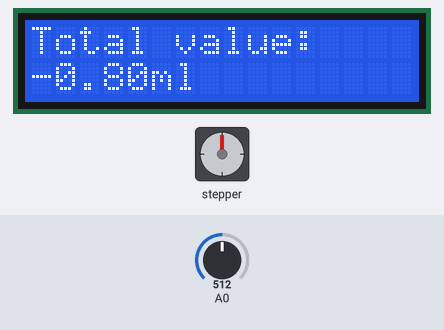
A sketch run on a simulated Arduino Uno, built with avr-gcc and run on an emulated ATmega328P. Parts: stepper motor, 16×2 character LCD. Wiring (inferred from the names in the program): stepper motor driver (200 steps per turn assumed): step pin 3; direction pin 2. The inputs (shaded band) are chosen by the test bench; at power-on: A0 = 512. What the sketch prints to the serial monitor is not drawn.

Above: at 0.9 s.
1.0 s: A0 set to 592
2.8 s: A0 set to 611
At 3.3 s:
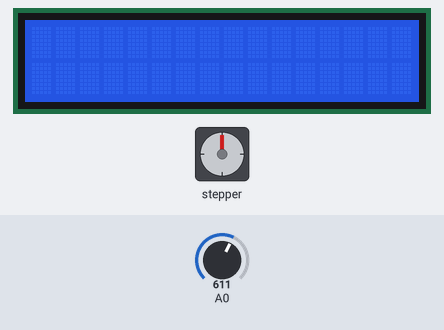
4.3 s: A0 set to 590
At 4.41 s:
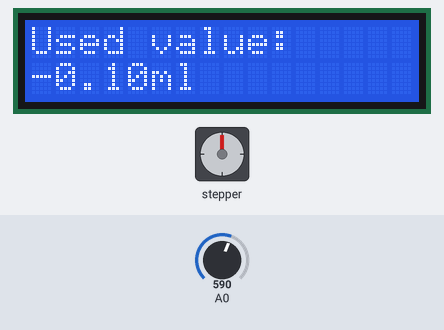
6.1 s: A0 set to 610
At 7.2 s:
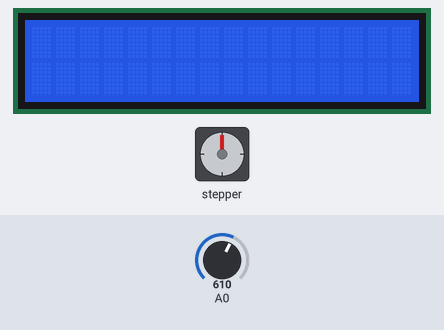
Timing chart, 0 to 8.6 s (numbered marks = the images above; inputs shaded):
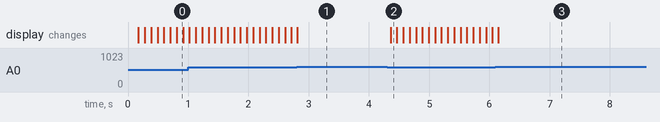

The sketch:

pep.ino
```cpp
/*
 * Injetor de Solda em Pasta
 * Feito por Winícius Benevides Rodrigues
 *
 * Shield LCD Keypad:
 *
 * RS               = 8
 * Enable           = 9
 * D7               = 7
 * D6               = 6
 * D5               = 5
 * D4               = 4
 * botao            = A0
 *
 * Valores analógicos do LCD KEYPAD SHIELD (A0):
 *
 * DIREITA         = 0 - 60
 * CIMA            = 60 - 200
 * BAIXO           = 200 - 400
 * ESQUERDA        = 400 - 600
 * SELECIONAR      = 600 - 800
 *
 * Motor de Passo A4988:
 * DIR = 2
 * PASSO = 3
 *
 * 1 Revolução = 200 passos
 * 200 passos = 1,25 mm para frente
 * 1,25 mm para frente = 0,20 ml na seringa
 * 100 passos = 0,10 ml
 *
 *
 * 160 passos = 1 mm
 * 1 Passo = 1,8 graus
 */

#include <LiquidCrystal.h>
// Pinagem do LCD Keypad Shield:
const int RS = 8, EN = 9, D4 = 4, D5 = 5, D6 = 6, D7 = 7;
LiquidCrystal lcd(RS, EN, D4, D5, D6, D7);

int button = analogRead(A0);

int totalpaste = 0;

// Pinagem do Driver A4988:
const int DIR = 2, STEP = 3;

int cursor(String msg){

  int value = 0;

  while(true){
    lcd.clear();

    int button = analogRead(A0);

    if(button > 0){
      //add
      if(button <= 200){
        value++;
      }

      //subtract
      else if(button <= 600){
        value--;
      }
      //select
      else if(button <= 800){
        return value;
      }
      lcd.setCursor(0, 0);
      lcd.print(msg);
      Serial.println(value/10.0);
      lcd.setCursor(0, 1);
      lcd.print(value/10.0);
      lcd.print("ml");
      delay(100);
    }
  }
}

void setup(){
  //setting the lcd up:
  lcd.begin(16, 2);

  //serial print:
  Serial.begin(9600);

  //setting the stepper motors:
  pinMode(DIR, OUTPUT);
  pinMode(STEP, OUTPUT);

  //setting up the amount of solder used
  totalpaste = cursor("Total value:");
}

void dispense(int value){
  int step = value * 100;
  digitalWrite(DIR, HIGH);

  for (int i = 0; i < step; i++){
    digitalWrite(STEP, HIGH);
    delayMicroseconds(500);
    digitalWrite(STEP, LOW);
    delayMicroseconds(500);
  }
}

void loop(){
  int userpaste = cursor("Used value:");
  int remainingpaste = totalpaste - userpaste;
  if (remainingpaste > 0){
    Serial.print("valid amount ");
    Serial.println(remainingpaste/10.0);
    dispense(userpaste);
    totalpaste = totalpaste - userpaste;
    lcd.clear();
    lcd.setCursor(0, 0);
    lcd.print("Remaining: ");
    lcd.print(totalpaste/10);
    lcd.print("ml");
    delay(3000);
  }

  else{
    Serial.print("ERROR  ");
    Serial.println(remainingpaste/10);
  }
  delay(100);
}
```

Measured:
- the behaviour switches between 600 and 601 on A0 (found by bisection; images 0 and 1)
- after the input at 2.8 s, the display: changes at once (image 1)
- after the input at 4.3 s, the display: changes after 0.06 s (image 2)
- after the input at 6.1 s, the display: changes after 0.05 s (image 3)
